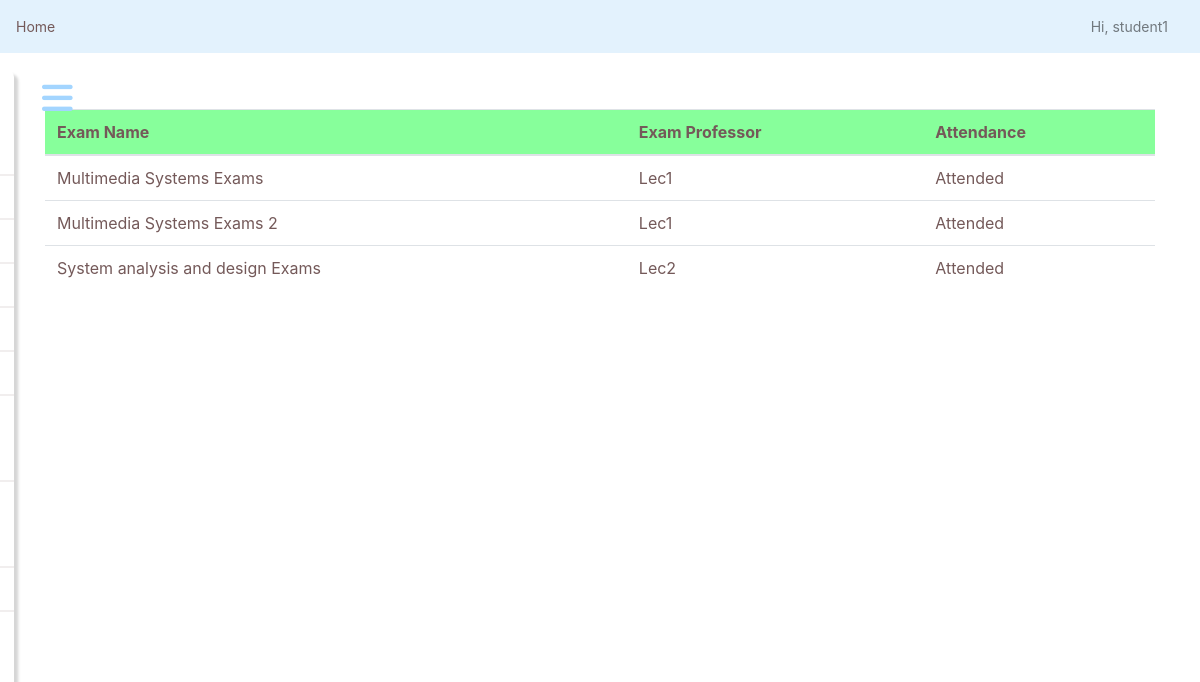
/exams/student/attendance/ (signed in), run on the app's committed database.
### questions/models.py (models this page shows)
class Exam_Model(models.Model):
    professor = models.ForeignKey(User, limit_choices_to={'groups__name': "Professor"}, on_delete=models.CASCADE)
    name = models.CharField(max_length=50)
    total_marks = models.IntegerField()
    question_paper = models.ForeignKey(Question_Paper, on_delete=models.CASCADE, related_name='exams')
    start_time = models.DateTimeField(default=datetime.now())
    end_time = models.DateTimeField(default=datetime.now())
    def __str__(self):
        return self.name

### questions/views.py (the view)
# urls.py: path('student/attendance/',views.view_students_attendance,name="view_students_attendance")
@login_required(login_url='login')
def view_students_attendance(request):
    exams = Exam_Model.objects.all()
    list_of_completed = []
    list_un = []
    for exam in exams:
        if StuExam_DB.objects.filter(examname=exam.name ,student=request.user).exists():
            if StuExam_DB.objects.get(examname=exam.name,student=request.user).completed == 1:
                list_of_completed.append(exam)
        else:
            list_un.append(exam)
    return render(request,'exam/attendance.html',{
        'exams':list_un,
        'completed':list_of_completed
    })

### templates/exam/attendance.html (shortened to what this page needs)
{% extends 'base.html' %}
{% block body %}
    <div class="container">
        {% if completed %}
                <table class="table">
                    <thead class="thead" style="background-color: #87ff9b">
                        <tr>
                        <th scope="col">Exam Name</th>
                        <th scope="col">Exam Professor</th>
                        <th scope="col">Attendance</th>
                        </tr>
                    </thead>
            {% for exam in completed %}
                    <tbody>
                        <tr>
                        <td>{{exam.name}}</td>
                        <td>{{exam.professor}}</td>
                        <td>
                            Attended
                        </tr>
                    </tbody>
            {% endfor %}
            </table>
        {% endif %}
    </div>
{% endblock %}

### templates/base.html (shortened to what this page needs)
{% load static %}
<html lang="en">
<head>
     {% block css_block %}
    <link href="{% static 'css/bootstrap.min.css' %}" rel="stylesheet">
    <link href="{% static 'css/main.css' %}" rel="stylesheet">
    <link href="{% static 'css/dashboard.css' %}" rel="stylesheet">
     {% endblock %}
</head>
<body>
    <nav class="navbar navbar-light" style="background-color: #e3f2fd;">
      <a href="{% url 'index' %}" style="color:#745959" >Home</a>
      <ul class="navbar-nav px-3" style="display:flex;flex-direction:row;align-items:center">
        <li class="nav-item text-nowrap">
          <a class="nav-link" href="{% url 'email-student-pref' %}">Hi, {{request.user.username}}</a>
        </li>
      </ul>
    </nav>
    {% include 'partials/_sidebar.html' %}
      {% block body %}
      {% endblock %}
</body>
</html>

### examProject/static/css/dashboard.css (style rules this page uses)
body { font-size: .875rem; }

### templates/base.html (style rules this page uses)
* { color: #745959; }

### templates/partials/_sidebar.html (style rules this page uses)
* { margin: 0; padding: 0; list-style: none; text-decoration: none; }

### templates/exam/attendance.html (style rules this page uses)
* { color:#745959; }

### data on the page
Exam_Model: name "Multimedia Systems Exams", professor "Lec1"
Exam_Model: name "Multimedia Systems Exams 2", professor "Lec1"
Exam_Model: name "System analysis and design Exams", professor "Lec2"

### other printed values
{{ request.user.username }} "student1"
